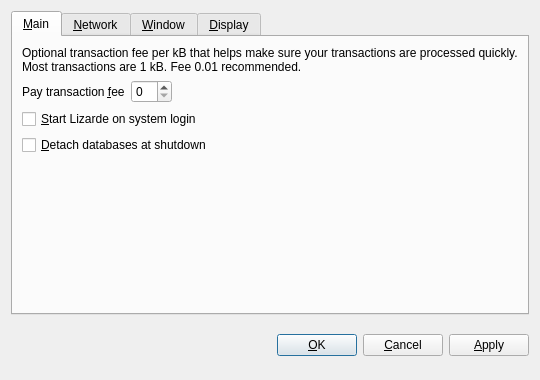
<?xml version="1.0" encoding="UTF-8"?>
<ui version="4.0">
 <class>OptionsDialog</class>
 <widget class="QDialog" name="OptionsDialog">
  <property name="geometry">
   <rect>
    <x>0</x>
    <y>0</y>
    <width>540</width>
    <height>380</height>
   </rect>
  </property>
  <property name="windowTitle">
   <string>Options</string>
  </property>
  <property name="modal">
   <bool>true</bool>
  </property>
  <layout class="QVBoxLayout" name="verticalLayout">
   <item>
    <widget class="QTabWidget" name="tabWidget">
     <property name="tabPosition">
      <enum>QTabWidget::North</enum>
     </property>
     <property name="currentIndex">
      <number>0</number>
     </property>
     <widget class="QWidget" name="tabMain">
      <attribute name="title">
       <string>&amp;Main</string>
      </attribute>
      <layout class="QVBoxLayout" name="verticalLayout_Main">
       <item>
        <widget class="QLabel" name="transactionFeeInfoLabel">
         <property name="text">
          <string>Optional transaction fee per kB that helps make sure your transactions are processed quickly. Most transactions are 1 kB. Fee 0.01 recommended.</string>
         </property>
         <property name="textFormat">
          <enum>Qt::PlainText</enum>
         </property>
         <property name="wordWrap">
          <bool>true</bool>
         </property>
        </widget>
       </item>
       <item>
        <layout class="QHBoxLayout" name="horizontalLayout_Main">
         <item>
          <widget class="QLabel" name="transactionFeeLabel">
           <property name="text">
            <string>Pay transaction &amp;fee</string>
           </property>
           <property name="textFormat">
            <enum>Qt::PlainText</enum>
           </property>
           <property name="buddy">
            <cstring>transactionFee</cstring>
           </property>
          </widget>
         </item>
         <item>
          <widget class="BitcoinAmountField" name="transactionFee"/>
         </item>
         <item>
          <spacer name="horizontalSpacer_Main">
           <property name="orientation">
            <enum>Qt::Horizontal</enum>
           </property>
           <property name="sizeHint" stdset="0">
            <size>
             <width>40</width>
             <height>20</height>
            </size>
           </property>
          </spacer>
         </item>
        </layout>
       </item>
       <item>
        <widget class="QCheckBox" name="bitcoinAtStartup">
         <property name="toolTip">
          <string>Automatically start Lizarde after logging in to the system.</string>
         </property>
         <property name="text">
          <string>&amp;Start Lizarde on system login</string>
         </property>
        </widget>
       </item>
       <item>
        <widget class="QCheckBox" name="detachDatabases">
         <property name="toolTip">
          <string>Detach block and address databases at shutdown. This means they can be moved to another data directory, but it slows down shutdown. The wallet is always detached.</string>
         </property>
         <property name="text">
          <string>&amp;Detach databases at shutdown</string>
         </property>
        </widget>
       </item>
       <item>
        <spacer name="verticalSpacer_Main">
         <property name="orientation">
          <enum>Qt::Vertical</enum>
         </property>
         <property name="sizeHint" stdset="0">
          <size>
           <width>20</width>
           <height>40</height>
          </size>
         </property>
        </spacer>
       </item>
      </layout>
     </widget>
     <widget class="QWidget" name="tabNetwork">
      <attribute name="title">
       <string>&amp;Network</string>
      </attribute>
      <layout class="QVBoxLayout" name="verticalLayout_Network">
       <item>
        <widget class="QCheckBox" name="mapPortUpnp">
         <property name="toolTip">
          <string>Automatically open the Lizarde client port on the router. This only works when your router supports UPnP and it is enabled.</string>
         </property>
         <property name="text">
          <string>Map port using &amp;UPnP</string>
         </property>
        </widget>
       </item>
       <item>
        <widget class="QCheckBox" name="connectSocks">
         <property name="toolTip">
          <string>Connect to the Lizarde network through a SOCKS proxy (e.g. when connecting through Tor).</string>
         </property>
         <property name="text">
          <string>&amp;Connect through SOCKS proxy:</string>
         </property>
        </widget>
       </item>
       <item>
        <layout class="QHBoxLayout" name="horizontalLayout_Network">
         <item>
          <widget class="QLabel" name="proxyIpLabel">
           <property name="text">
            <string>Proxy &amp;IP:</string>
           </property>
           <property name="textFormat">
            <enum>Qt::PlainText</enum>
           </property>
           <property name="buddy">
            <cstring>proxyIp</cstring>
           </property>
          </widget>
         </item>
         <item>
          <widget class="QValidatedLineEdit" name="proxyIp">
           <property name="maximumSize">
            <size>
             <width>140</width>
             <height>16777215</height>
            </size>
           </property>
           <property name="toolTip">
            <string>IP address of the proxy (e.g. 127.0.0.1)</string>
           </property>
          </widget>
         </item>
         <item>
          <widget class="QLabel" name="proxyPortLabel">
           <property name="text">
            <string>&amp;Port:</string>
           </property>
           <property name="textFormat">
            <enum>Qt::PlainText</enum>
           </property>
           <property name="buddy">
            <cstring>proxyPort</cstring>
           </property>
          </widget>
         </item>
         <item>
          <widget class="QLineEdit" name="proxyPort">
           <property name="maximumSize">
            <size>
             <width>55</width>
             <height>16777215</height>
            </size>
           </property>
           <property name="toolTip">
            <string>Port of the proxy (e.g. 9050)</string>
           </property>
          </widget>
         </item>
         <item>
          <widget class="QLabel" name="socksVersionLabel">
           <property name="text">
            <string>SOCKS &amp;Version:</string>
           </property>
           <property name="textFormat">
            <enum>Qt::PlainText</enum>
           </property>
           <property name="buddy">
            <cstring>socksVersion</cstring>
           </property>
          </widget>
         </item>
         <item>
          <widget class="QValueComboBox" name="socksVersion">
           <property name="toolTip">
            <string>SOCKS version of the proxy (e.g. 5)</string>
           </property>
          </widget>
         </item>
         <item>
          <spacer name="horizontalSpacer_Network">
           <property name="orientation">
            <enum>Qt::Horizontal</enum>
           </property>
           <property name="sizeHint" stdset="0">
            <size>
             <width>40</width>
             <height>20</height>
            </size>
           </property>
          </spacer>
         </item>
        </layout>
       </item>
       <item>
        <spacer name="verticalSpacer_Network">
         <property name="orientation">
          <enum>Qt::Vertical</enum>
         </property>
         <property name="sizeHint" stdset="0">
          <size>
           <width>20</width>
           <height>40</height>
          </size>
         </property>
        </spacer>
       </item>
      </layout>
     </widget>
     <widget class="QWidget" name="tabWindow">
      <attribute name="title">
       <string>&amp;Window</string>
      </attribute>
      <layout class="QVBoxLayout" name="verticalLayout_Window">
       <item>
        <widget class="QCheckBox" name="minimizeToTray">
         <property name="toolTip">
          <string>Show only a tray icon after minimizing the window.</string>
         </property>
         <property name="text">
          <string>&amp;Minimize to the tray instead of the taskbar</string>
         </property>
        </widget>
       </item>
       <item>
        <widget class="QCheckBox" name="minimizeOnClose">
         <property name="toolTip">
          <string>Minimize instead of exit the application when the window is closed. When this option is enabled, the application will be closed only after selecting Quit in the menu.</string>
         </property>
         <property name="text">
          <string>M&amp;inimize on close</string>
         </property>
        </widget>
       </item>
       <item>
        <spacer name="verticalSpacer_Window">
         <property name="orientation">
          <enum>Qt::Vertical</enum>
         </property>
         <property name="sizeHint" stdset="0">
          <size>
           <width>20</width>
           <height>40</height>
          </size>
         </property>
        </spacer>
       </item>
      </layout>
     </widget>
     <widget class="QWidget" name="tabDisplay">
      <attribute name="title">
       <string>&amp;Display</string>
      </attribute>
      <layout class="QVBoxLayout" name="verticalLayout_Display">
       <item>
        <layout class="QHBoxLayout" name="horizontalLayout_1_Display">
         <item>
          <widget class="QLabel" name="langLabel">
           <property name="text">
            <string>User Interface &amp;language:</string>
           </property>
           <property name="textFormat">
            <enum>Qt::PlainText</enum>
           </property>
           <property name="buddy">
            <cstring>lang</cstring>
           </property>
          </widget>
         </item>
         <item>
          <widget class="QValueComboBox" name="lang">
           <property name="toolTip">
            <string>The user interface language can be set here. This setting will take effect after restarting Lizarde.</string>
           </property>
          </widget>
         </item>
        </layout>
       </item>
       <item>
        <layout class="QHBoxLayout" name="horizontalLayout_2_Display">
         <item>
          <widget class="QLabel" name="unitLabel">
           <property name="text">
            <string>&amp;Unit to show amounts in:</string>
           </property>
           <property name="textFormat">
            <enum>Qt::PlainText</enum>
           </property>
           <property name="buddy">
            <cstring>unit</cstring>
           </property>
          </widget>
         </item>
         <item>
          <widget class="QValueComboBox" name="unit">
           <property name="toolTip">
            <string>Choose the default subdivision unit to show in the interface and when sending coins.</string>
           </property>
          </widget>
         </item>
        </layout>
       </item>
       <item>
        <widget class="QCheckBox" name="displayAddresses">
         <property name="toolTip">
          <string>Whether to show Lizarde addresses in the transaction list or not.</string>
         </property>
         <property name="text">
          <string>&amp;Display addresses in transaction list</string>
         </property>
        </widget>
       </item>
       <item>
        <widget class="QCheckBox" name="coinControlFeatures">
         <property name="toolTip">
          <string>Whether to show coin control features or not.</string>
         </property>
         <property name="text">
          <string>Display coin &amp;control features (experts only!)</string>
         </property>
        </widget>
       </item>
       <item>
        <spacer name="verticalSpacer_Display">
         <property name="orientation">
          <enum>Qt::Vertical</enum>
         </property>
         <property name="sizeHint" stdset="0">
          <size>
           <width>20</width>
           <height>40</height>
          </size>
         </property>
        </spacer>
       </item>
      </layout>
     </widget>
    </widget>
   </item>
   <item>
    <layout class="QHBoxLayout" name="horizontalLayout_Buttons">
     <item>
      <spacer name="horizontalSpacer_1">
       <property name="orientation">
        <enum>Qt::Horizontal</enum>
       </property>
       <property name="sizeHint" stdset="0">
        <size>
         <width>40</width>
         <height>48</height>
        </size>
       </property>
      </spacer>
     </item>
     <item>
      <widget class="QLabel" name="statusLabel">
       <property name="font">
        <font>
         <weight>75</weight>
         <bold>true</bold>
        </font>
       </property>
       <property name="text">
        <string/>
       </property>
       <property name="textFormat">
        <enum>Qt::PlainText</enum>
       </property>
       <property name="wordWrap">
        <bool>true</bool>
       </property>
      </widget>
     </item>
     <item>
      <spacer name="horizontalSpacer_2">
       <property name="orientation">
        <enum>Qt::Horizontal</enum>
       </property>
       <property name="sizeHint" stdset="0">
        <size>
         <width>40</width>
         <height>48</height>
        </size>
       </property>
      </spacer>
     </item>
     <item>
      <widget class="QPushButton" name="okButton">
       <property name="text">
        <string>&amp;OK</string>
       </property>
      </widget>
     </item>
     <item>
      <widget class="QPushButton" name="cancelButton">
       <property name="text">
        <string>&amp;Cancel</string>
       </property>
       <property name="autoDefault">
        <bool>false</bool>
       </property>
      </widget>
     </item>
     <item>
      <widget class="QPushButton" name="applyButton">
       <property name="text">
        <string>&amp;Apply</string>
       </property>
       <property name="autoDefault">
        <bool>false</bool>
       </property>
      </widget>
     </item>
    </layout>
   </item>
  </layout>
 </widget>
 <customwidgets>
  <customwidget>
   <class>BitcoinAmountField</class>
   <extends>QSpinBox</extends>
   <header>bitcoinamountfield.h</header>
  </customwidget>
  <customwidget>
   <class>QValueComboBox</class>
   <extends>QComboBox</extends>
   <header>qvaluecombobox.h</header>
  </customwidget>
  <customwidget>
   <class>QValidatedLineEdit</class>
   <extends>QLineEdit</extends>
   <header>qvalidatedlineedit.h</header>
  </customwidget>
 </customwidgets>
 <resources/>
 <connections/>
</ui>
